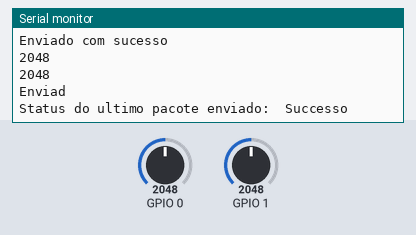
A sketch run on a simulated ESP32. On the bench: the last lines printed to the serial monitor. The inputs (shaded band) are chosen by the test bench; at power-on: GPIO 0 = 2048, GPIO 1 = 2048. WiFi joins after 1.5 s; servers stay silent unless stated.

Above: at 1.2 s.
1.3 s: GPIO 0 set to 491
At 2.2 s:
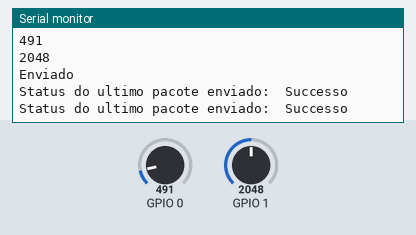
2.8 s: GPIO 1 set to 491
At 3.3 s:
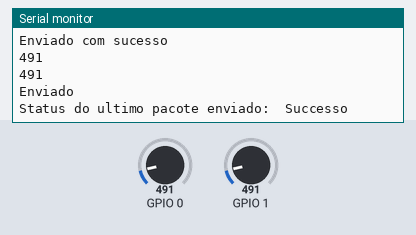

Measured:
- after the input at 1.3 s, the serial monitor: prints a new line at once (image 1)
- after the input at 2.8 s, the serial monitor: prints a new line at once (image 2)

The sketch:

ControleRemoto.ino
```cpp
/*
  Mac do Carrinho a8:42:e3:45:ae:0c Proboard Vermelho
  ***  Mac do Controle a8:42:e3:48:37:50 Protoboard Verde
*/
#include <WiFi.h>
#include <esp_wifi.h>
#include <esp_now.h>

//MAC CARRINHO
uint8_t CarrinhoMAC[] = {0xA8, 0x42, 0xE3, 0x45, 0xAE, 0x0C};

typedef struct Estrutura {
  int Acelerador;
  int Direcao;
  bool Led;
} Estrutura;

Estrutura dadosEnviados;

esp_now_peer_info_t Carrinho;


void OnDataSent(const uint8_t *mac_addr, esp_now_send_status_t status) {
  Serial.print("\r\nStatus do ultimo pacote enviado:\t");
  Serial.println(status == ESP_NOW_SEND_SUCCESS ? "Successo" : "Falha");
}

void readMacAddress(){
  uint8_t baseMac[6];
  esp_err_t ret = esp_wifi_get_mac(WIFI_IF_STA, baseMac);
  if (ret == ESP_OK) {
    Serial.printf("%02x:%02x:%02x:%02x:%02x:%02x\n",
                  baseMac[0], baseMac[1], baseMac[2],
                  baseMac[3], baseMac[4], baseMac[5]);
  } else {
    Serial.println("Failed to read MAC address");
  }
}

void setup(){
  Serial.begin(115200);
  WiFi.mode(WIFI_STA);
  WiFi.STA.begin();

  Serial.print("Controle, Protoboard Verde MAC Address: ");readMacAddress();
  if (esp_now_init() != ESP_OK) {
    Serial.println("Erro na inicialização ESP-NOW");
    return;
  }
  esp_now_register_send_cb(OnDataSent);
  memcpy(Carrinho.peer_addr, CarrinhoMAC, 6);
  Carrinho.channel = 0;
  Carrinho.encrypt = false;
  if (esp_now_add_peer(&Carrinho) != ESP_OK){
    Serial.println("Falha ao adicionar o Carrinho");
    return;
  }
}

void loop(){

  dadosEnviados.Acelerador = analogRead(0);
  dadosEnviados.Direcao = analogRead(1);
  dadosEnviados.Led = !dadosEnviados.Led;
Serial.println(analogRead(0));
Serial.println(analogRead(1));

  // Send message via ESP-NOW
  esp_err_t result = esp_now_send(CarrinhoMAC, (uint8_t *) &dadosEnviados, sizeof(dadosEnviados));

  if (result == ESP_OK) {
    Serial.println("Enviado com sucesso");
  }
  else {
    Serial.println("Erro ao enviar");
  }
  //delay(2000);

}
```
